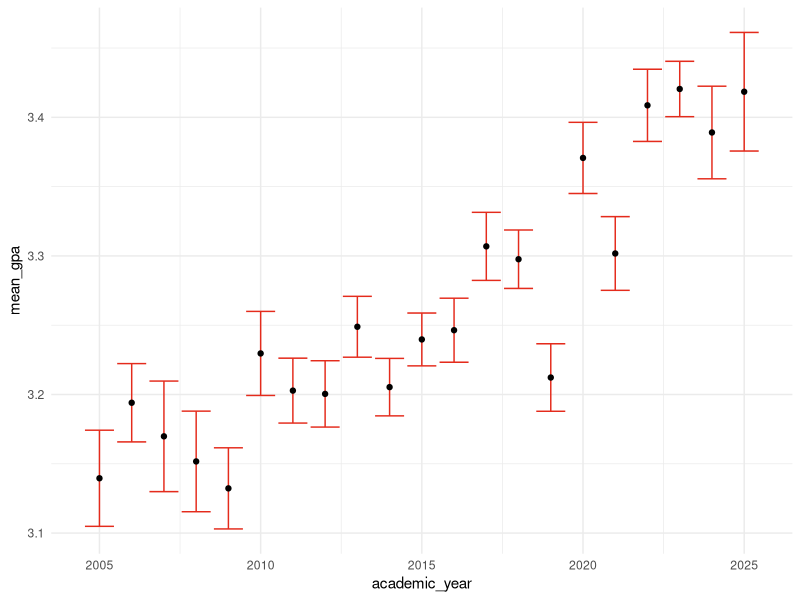
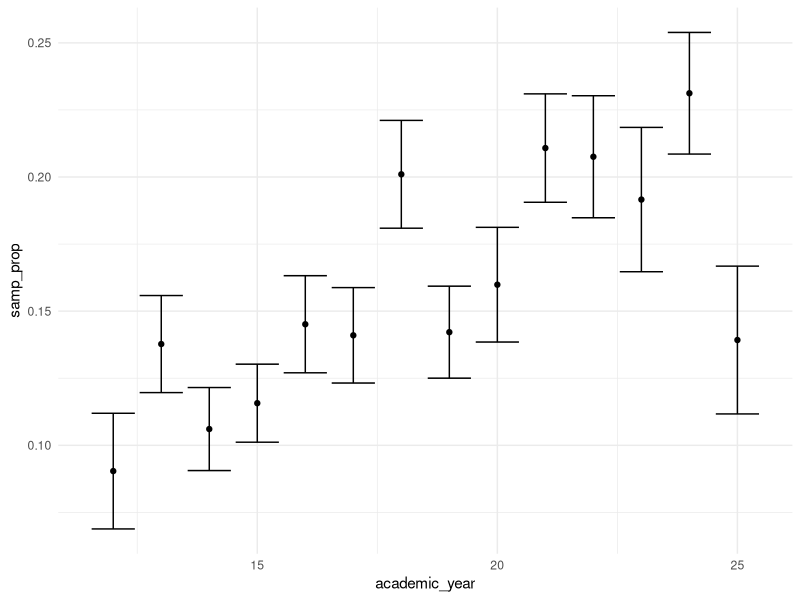
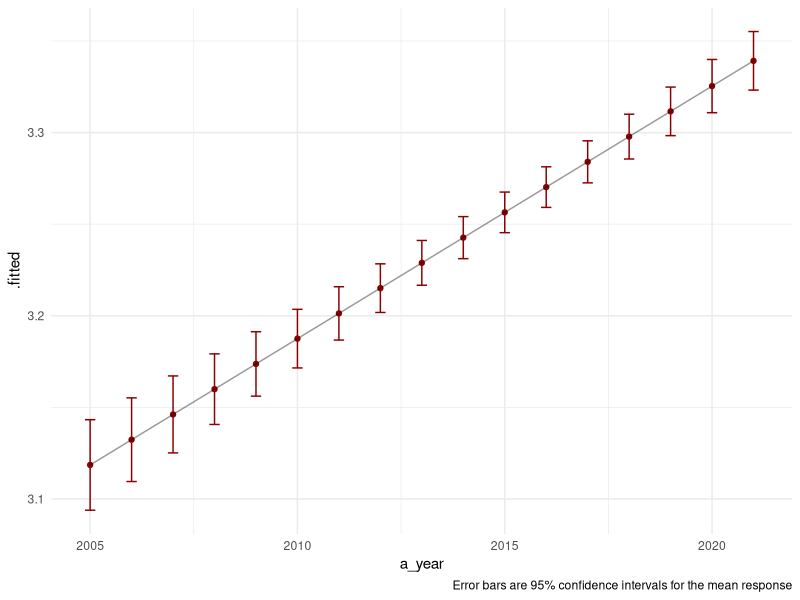
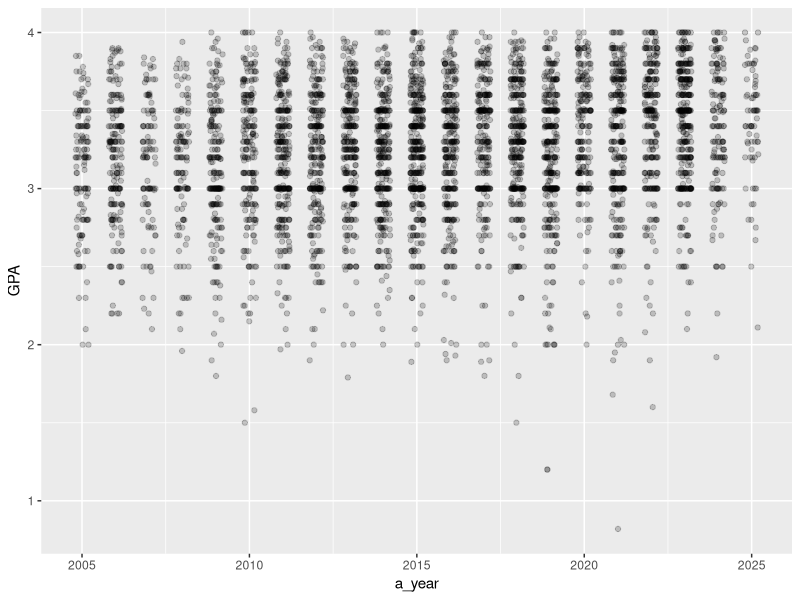
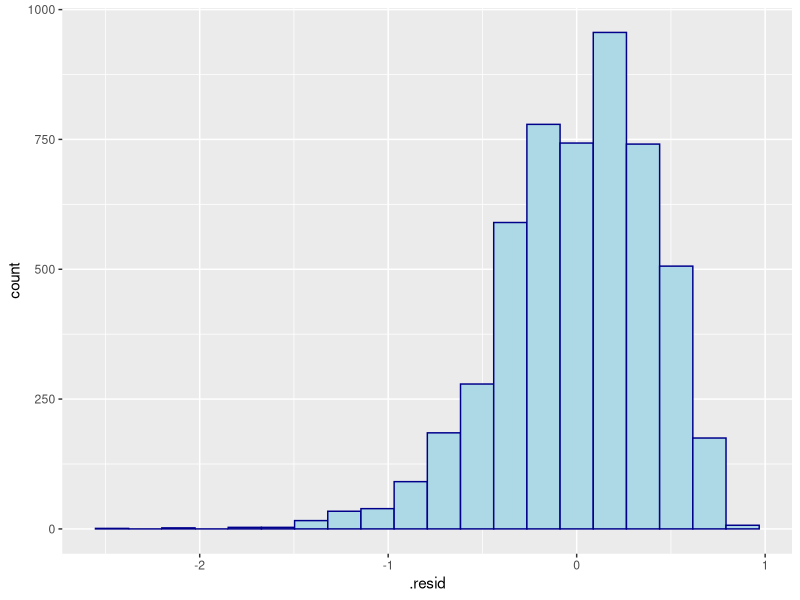
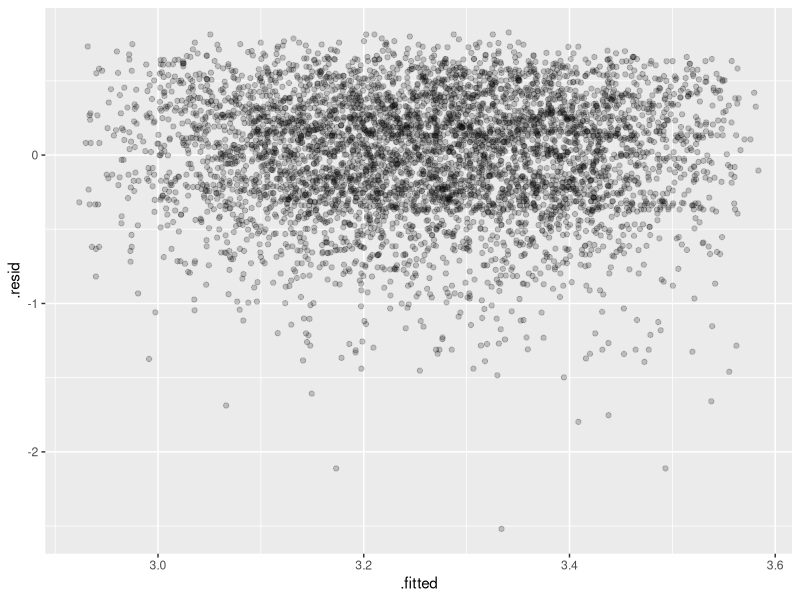

Source code (R) for these figures, in order:
## ---- chunk 1
library(tidyverse)
library(here)
statsurvey_df <- read_csv(here("data/stat113_survey.csv"))
statsurvey_df <- statsurvey_df |>
  mutate(time_year = as.numeric(time_year)) |>
  mutate(academic_year = if_else(time_semester == "S",
                                 true = time_year - 1,
                                 false = time_year)) |>
  relocate(academic_year)
statsurvey_nomiss <- statsurvey_df |>
  filter(GPA <= 4) |>
  filter(!is.na(GPA))

stat_sum <- statsurvey_nomiss |>
  group_by(academic_year) |>
  summarise(mean_gpa = mean(GPA),
            sd_gpa = sd(GPA),
            n_students = n()) |>
  mutate(se = sd_gpa / sqrt(n_students),
         lb_se = mean_gpa - se,
         ub_se = mean_gpa + se) |>
  mutate(academic_year = academic_year + 2000)

ggplot(data = stat_sum, aes(x = academic_year,
                            y = mean_gpa)) +
  geom_errorbar(aes(ymin = lb_se,
                    ymax = ub_se),
                colour = "#E42B1C") +
  geom_point() +
  theme_minimal()

## ---- chunk 2
statsurvey_df |> group_by(academic_year) |>
  summarise(mean(!is.na(Tattoo)))

survey_tattoo <- statsurvey_df |>
  filter(!is.na(Tattoo))
tattoo_plot <- survey_tattoo |> group_by(academic_year, Tattoo) |>
  summarise(n_students = n()) |>
  ungroup() |>
  pivot_wider(names_from = Tattoo, values_from = n_students) |>
  mutate(n = No + Yes) |>
  mutate(samp_prop = Yes / n,
         se = sqrt(samp_prop * (1 - samp_prop) / n),
         lb = samp_prop - se,
         ub = samp_prop + se)
ggplot(data = tattoo_plot, aes(x = academic_year,
                               y = samp_prop)) +
  geom_errorbar(aes(ymin = lb, ymax = ub)) +
  geom_point() +
  theme_minimal()
## ---- chunk 3
library(here)
library(tidyverse)
library(broom)

statsurvey_df <- read_csv(here("data/stat113_survey.csv"))

statsurvey_nomiss <- statsurvey_df |> filter(!is.na(GPA))
statsurvey_nomiss <- statsurvey_nomiss |>
  mutate(time_year = as.numeric(time_year)) |>
  mutate(a_year = if_else(time_semester == "S",
                          true = time_year - 1,
                          false = time_year)) |>
  filter(GPA <= 4.0) |>
  mutate(a_year_fact = as.factor(a_year),
         a_year = a_year + 2000)

year_linear <- lm(GPA ~ a_year, data = statsurvey_nomiss)
year_linear |> tidy()

year_fact <- lm(GPA ~ a_year_fact, data = statsurvey_nomiss)
year_fact |> tidy()

year_linear |> glance() |> print(width = Inf)
year_fact |> glance() |> print(width = Inf)
## ---- chunk 4
## create "grid"
grid <- tibble::tibble(a_year = 2005:2021)
grid
aug_linear <- augment(year_linear, newdata = grid,
        interval = "confidence")
ggplot(data = aug_linear, aes(x = a_year,
                              y = .fitted)) +
  geom_point(colour = "darkred") +
  geom_errorbar(aes(ymin = .lower, ymax = .upper),
                width = 0.25, colour = "darkred") +
  geom_line(alpha = 0.4) +
  theme_minimal() +
  labs(caption = "Error bars are 95% confidence intervals for the mean response") #+
 ##geom_jitter(data = statsurvey_nomiss, aes(y = GPA),
  ##          width = 0.2, alpha = 0.1, shape = 21)
## points look okay but there are so many that 
## the reader may get distracted from the trend in the mean
## ---- chunk 5
year_linear
year_aug <- year_linear |> augment()
year_aug
## linearity
## check scatterplot of GPA vs. academic year
ggplot(data = year_aug, aes(x = a_year,
                            y = GPA)) +
  geom_jitter(width = 0.2, alpha = 0.2)
## normality
## histogram of the residuals
ggplot(data = year_aug, aes(x = .resid)) +
  geom_histogram(colour = "darkblue",
                 fill = "lightblue",
                 bins = 20)
## constant variance
## "residual plot" of residuals vs. fitted values
ggplot(data = year_aug, aes(x = .fitted,
                            y = .resid)) +
  geom_jitter(width = 0.2, alpha = 0.2)
## independence
## think about how data was collected
